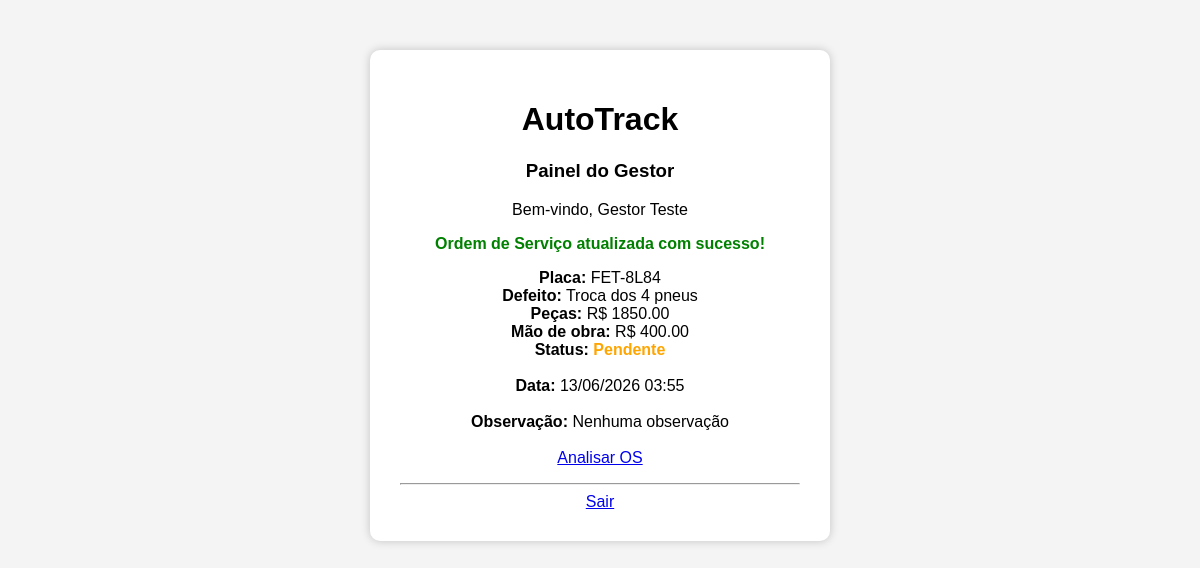
The page /gestor/dashboard.php?msg=atualizada (signed in) on the database its author committed.
### tables this page shows
CREATE TABLE `ordens_servico` (
  `id` int(11) NOT NULL,
  `placa` varchar(10) NOT NULL,
  `defeito` text NOT NULL,
  `valor_pecas` decimal(10,2) NOT NULL,
  `valor_mao_obra` decimal(10,2) NOT NULL,
  `status` enum('Pendente','Aprovada','Reprovada') DEFAULT 'Pendente',
  `usuario_id` int(11) DEFAULT NULL,
  `data_criacao` timestamp NOT NULL DEFAULT current_timestamp(),
  `observacao` text DEFAULT NULL
);

### gestor/dashboard.php (the view, shortened to what this page needs)
<?php
include("../config/conexao.php");
$sql = "SELECT * FROM ordens_servico WHERE status = 'Pendente'";
$resultado = $conn->query($sql);
?>
<!DOCTYPE html>
<html lang="pt-BR">
<head>
    <link rel="stylesheet" href="../css/estilo.css">
</head>
<body>
<div class="container">
    <h1>AutoTrack</h1>
    <h3>Painel do Gestor</h3>
    <p>Bem-vindo, <?php echo $_SESSION['nome']; ?></p>
    <?php
    if(isset($_GET['msg'])){
    if($_GET['msg'] == 'atualizada'){
        echo "<p style='color:green; font-weight:bold;'>
                Ordem de Serviço atualizada com sucesso!
              </p>";
    }
    }
    ?>
    <?php while($os = $resultado->fetch_assoc()) { ?>
        <p>
            <strong>Placa:</strong> <?php echo $os['placa']; ?><br>
            <strong>Defeito:</strong> <?php echo $os['defeito']; ?><br>
            <strong>Peças:</strong> R$ <?php echo $os['valor_pecas']; ?><br>
            <strong>Mão de obra:</strong> R$ <?php echo $os['valor_mao_obra']; ?><br>
            <strong>Status:</strong>
            <span class="<?php echo strtolower($os['status']); ?>">
            <?php echo $os['status']; ?>
            </span><br><br>
            <strong>Data:</strong>
            <?php echo date("d/m/Y H:i", strtotime($os['data_criacao'])); ?>
            <br><br>
            <strong>Observação:</strong>
            <?php
            if(!empty($os['observacao'])){
            echo $os['observacao'];
            }else{
            echo "Nenhuma observação";
            }
            ?>
            <br><br>
            <a href="analisar.php?id=<?php echo $os['id']; ?>">
                Analisar OS
            </a>
        </p>
        <hr>
    <?php } ?>
    <a href="../logout.php">Sair</a>
</div>
</body>
</html>

### css/estilo.css (style rules this page uses)
body { margin:0; padding:30px 0; font-family:Arial, Helvetica, sans-serif; background:#f4f4f4; display:flex; justify-content:center; align-items:flex-start; min-height:100vh; }
.container { background:white; padding:30px; width:400px; border-radius:10px; box-shadow:0 0 10px rgba(0,0,0,0.2); text-align:center; margin-top: 20px; margin-bottom: 20px; }
.pendente { color:orange; font-weight:bold; }

### rows shown on the page
ordens_servico: placa "FET-8L84", defeito "Troca dos 4 pneus", valor_pecas "1850.00", valor_mao_obra "400.00", status "Pendente", data_criacao "13/06/2026 03:55", shows "Nenhuma observação"

### other values the page prints
$_SESSION['nome'] "Gestor Teste"
